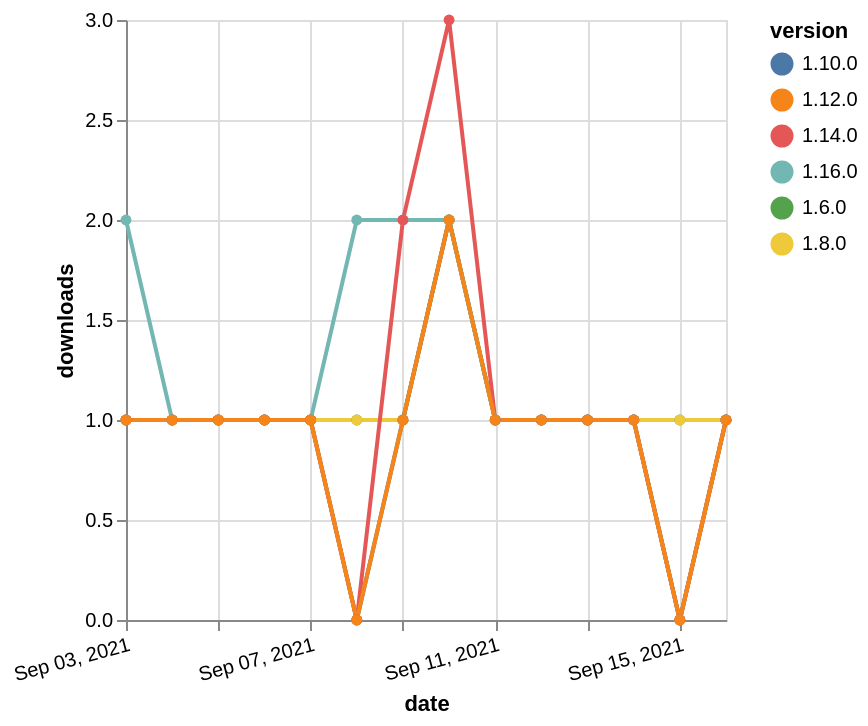

This figure's Vega-Lite source:
### Vega-Lite specification from a JSON file in a GitHub repository (floating-point values rounded to 4 significant figures)
{"$schema": "https://vega.github.io/schema/vega-lite/v5.json", "description": "A simple bar chart with embedded data.", "data": {"values": [{"date": "2021-09-03", "total": 251, "delta": 1, "version": "1.6.0"}, {"date": "2021-09-04", "total": 252, "delta": 1, "version": "1.6.0"}, {"date": "2021-09-05", "total": 253, "delta": 1, "version": "1.6.0"}, {"date": "2021-09-06", "total": 254, "delta": 1, "version": "1.6.0"}, {"date": "2021-09-07", "total": 255, "delta": 1, "version": "1.6.0"}, {"date": "2021-09-08", "total": 256, "delta": 1, "version": "1.6.0"}, {"date": "2021-09-09", "total": 257, "delta": 1, "version": "1.6.0"}, {"date": "2021-09-10", "total": 259, "delta": 2, "version": "1.6.0"}, {"date": "2021-09-11", "total": 260, "delta": 1, "version": "1.6.0"}, {"date": "2021-09-12", "total": 261, "delta": 1, "version": "1.6.0"}, {"date": "2021-09-13", "total": 262, "delta": 1, "version": "1.6.0"}, {"date": "2021-09-14", "total": 263, "delta": 1, "version": "1.6.0"}, {"date": "2021-09-15", "total": 264, "delta": 1, "version": "1.6.0"}, {"date": "2021-09-16", "total": 265, "delta": 1, "version": "1.6.0"}, {"date": "2021-09-03", "total": 197, "delta": 1, "version": "1.8.0"}, {"date": "2021-09-04", "total": 198, "delta": 1, "version": "1.8.0"}, {"date": "2021-09-05", "total": 199, "delta": 1, "version": "1.8.0"}, {"date": "2021-09-06", "total": 200, "delta": 1, "version": "1.8.0"}, {"date": "2021-09-07", "total": 201, "delta": 1, "version": "1.8.0"}, {"date": "2021-09-08", "total": 202, "delta": 1, "version": "1.8.0"}, {"date": "2021-09-09", "total": 203, "delta": 1, "version": "1.8.0"}, {"date": "2021-09-10", "total": 205, "delta": 2, "version": "1.8.0"}, {"date": "2021-09-11", "total": 206, "delta": 1, "version": "1.8.0"}, {"date": "2021-09-12", "total": 207, "delta": 1, "version": "1.8.0"}, {"date": "2021-09-13", "total": 208, "delta": 1, "version": "1.8.0"}, {"date": "2021-09-14", "total": 209, "delta": 1, "version": "1.8.0"}, {"date": "2021-09-15", "total": 210, "delta": 1, "version": "1.8.0"}, {"date": "2021-09-16", "total": 211, "delta": 1, "version": "1.8.0"}, {"date": "2021-09-03", "total": 190, "delta": 1, "version": "1.10.0"}, {"date": "2021-09-04", "total": 191, "delta": 1, "version": "1.10.0"}, {"date": "2021-09-05", "total": 192, "delta": 1, "version": "1.10.0"}, {"date": "2021-09-06", "total": 193, "delta": 1, "version": "1.10.0"}, {"date": "2021-09-07", "total": 194, "delta": 1, "version": "1.10.0"}, {"date": "2021-09-08", "total": 194, "delta": 0, "version": "1.10.0"}, {"date": "2021-09-09", "total": 195, "delta": 1, "version": "1.10.0"}, {"date": "2021-09-10", "total": 197, "delta": 2, "version": "1.10.0"}, {"date": "2021-09-11", "total": 198, "delta": 1, "version": "1.10.0"}, {"date": "2021-09-12", "total": 199, "delta": 1, "version": "1.10.0"}, {"date": "2021-09-13", "total": 200, "delta": 1, "version": "1.10.0"}, {"date": "2021-09-14", "total": 201, "delta": 1, "version": "1.10.0"}, {"date": "2021-09-15", "total": 201, "delta": 0, "version": "1.10.0"}, {"date": "2021-09-16", "total": 202, "delta": 1, "version": "1.10.0"}, {"date": "2021-09-03", "total": 128, "delta": 2, "version": "1.16.0"}, {"date": "2021-09-04", "total": 129, "delta": 1, "version": "1.16.0"}, {"date": "2021-09-05", "total": 130, "delta": 1, "version": "1.16.0"}, {"date": "2021-09-06", "total": 131, "delta": 1, "version": "1.16.0"}, {"date": "2021-09-07", "total": 132, "delta": 1, "version": "1.16.0"}, {"date": "2021-09-08", "total": 134, "delta": 2, "version": "1.16.0"}, {"date": "2021-09-09", "total": 136, "delta": 2, "version": "1.16.0"}, {"date": "2021-09-10", "total": 138, "delta": 2, "version": "1.16.0"}, {"date": "2021-09-11", "total": 139, "delta": 1, "version": "1.16.0"}, {"date": "2021-09-12", "total": 140, "delta": 1, "version": "1.16.0"}, {"date": "2021-09-13", "total": 141, "delta": 1, "version": "1.16.0"}, {"date": "2021-09-14", "total": 142, "delta": 1, "version": "1.16.0"}, {"date": "2021-09-15", "total": 142, "delta": 0, "version": "1.16.0"}, {"date": "2021-09-16", "total": 143, "delta": 1, "version": "1.16.0"}, {"date": "2021-09-03", "total": 202, "delta": 1, "version": "1.14.0"}, {"date": "2021-09-04", "total": 203, "delta": 1, "version": "1.14.0"}, {"date": "2021-09-05", "total": 204, "delta": 1, "version": "1.14.0"}, {"date": "2021-09-06", "total": 205, "delta": 1, "version": "1.14.0"}, {"date": "2021-09-07", "total": 206, "delta": 1, "version": "1.14.0"}, {"date": "2021-09-08", "total": 206, "delta": 0, "version": "1.14.0"}, {"date": "2021-09-09", "total": 208, "delta": 2, "version": "1.14.0"}, {"date": "2021-09-10", "total": 211, "delta": 3, "version": "1.14.0"}, {"date": "2021-09-11", "total": 212, "delta": 1, "version": "1.14.0"}, {"date": "2021-09-12", "total": 213, "delta": 1, "version": "1.14.0"}, {"date": "2021-09-13", "total": 214, "delta": 1, "version": "1.14.0"}, {"date": "2021-09-14", "total": 215, "delta": 1, "version": "1.14.0"}, {"date": "2021-09-15", "total": 215, "delta": 0, "version": "1.14.0"}, {"date": "2021-09-16", "total": 216, "delta": 1, "version": "1.14.0"}, {"date": "2021-09-03", "total": 171, "delta": 1, "version": "1.12.0"}, {"date": "2021-09-04", "total": 172, "delta": 1, "version": "1.12.0"}, {"date": "2021-09-05", "total": 173, "delta": 1, "version": "1.12.0"}, {"date": "2021-09-06", "total": 174, "delta": 1, "version": "1.12.0"}, {"date": "2021-09-07", "total": 175, "delta": 1, "version": "1.12.0"}, {"date": "2021-09-08", "total": 175, "delta": 0, "version": "1.12.0"}, {"date": "2021-09-09", "total": 176, "delta": 1, "version": "1.12.0"}, {"date": "2021-09-10", "total": 178, "delta": 2, "version": "1.12.0"}, {"date": "2021-09-11", "total": 179, "delta": 1, "version": "1.12.0"}, {"date": "2021-09-12", "total": 180, "delta": 1, "version": "1.12.0"}, {"date": "2021-09-13", "total": 181, "delta": 1, "version": "1.12.0"}, {"date": "2021-09-14", "total": 182, "delta": 1, "version": "1.12.0"}, {"date": "2021-09-15", "total": 182, "delta": 0, "version": "1.12.0"}, {"date": "2021-09-16", "total": 183, "delta": 1, "version": "1.12.0"}]}, "width": "container", "mark": {"type": "line", "point": {"filled": true}}, "encoding": {"x": {"field": "date", "type": "temporal", "timeUnit": "yearmonthdate", "title": "date", "axis": {"labelAngle": -15}}, "y": {"field": "delta", "type": "quantitative", "title": "downloads"}, "color": {"field": "version", "type": "nominal"}, "tooltip": {"field": "delta"}}}
